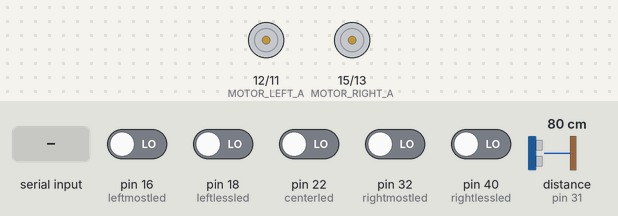
This program was run on a simulated Raspberry Pi (header pin numbers). On the bench: motor-driver pin pairs drawn as motors (green arrow = first pin HIGH = forward, orange = second pin HIGH = backward, longer = more drive, scaled by the enable pin). Inputs (shaded band) come from the test bench; at power-on: pin 16 (leftmostled), pin 18 (leftlessled), pin 22 (centerled), pin 32 (rightmostled), pin 40 (rightlessled) LOW, distance to the obstacle (sensor on pin 31) 80 cm. The echo pulse lasts 58.3 µs per cm; the clock reads 2024-03-15 10:24:30 at power-on unless the program sets it; what the program prints to the terminal is not drawn.

Above: at 1.2 s.
1.3 s: "l" typed at the terminal, then Enter
At 2.2 s:
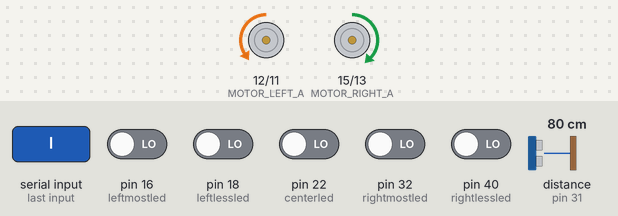
2.8 s: pin 16 (leftmostled) driven HIGH and pin 18 (leftlessled) driven HIGH and pin 22 (centerled) driven HIGH and pin 32 (rightmostled) driven HIGH and pin 40 (rightlessled) driven HIGH
At 4.1 s:
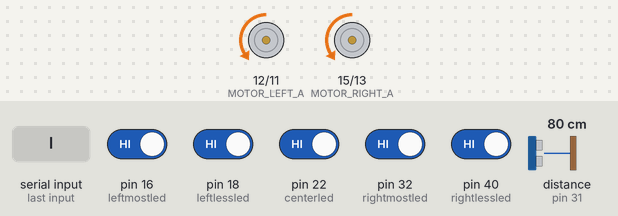
4.5 s: pin 22 (centerled) driven LOW
At 5.8 s:
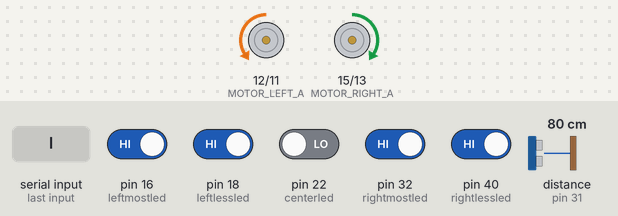
6.1 s: pin 22 (centerled) driven HIGH
At 6.5 s:
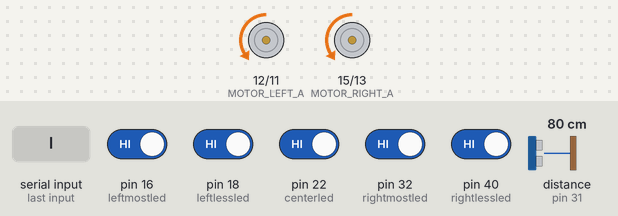
Timing chart, 0 to 8.7 s (numbered marks = the images above; inputs shaded):
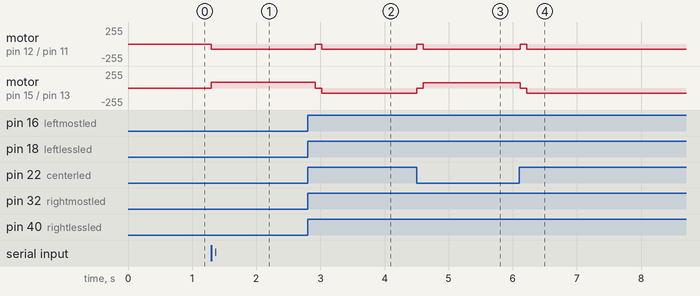

The program:

driver.py
```python
######################################################################
#작성일: 11/1
#마지막 변경일: 11/1
#작성자: 20132885 손태선
#기능: 차를 운전함. 실행파일
#입력: 좌회전 또는 우회전 키보드 입력
#출력: car module로 방향, 속도 출력
######################################################################
'''운전자가 휠을 돌리고 엑셀을 밟는 것 처럼 차에 신호를 보냅니다.
이렇게 car와 driver를 나누면 이후 추가될 다른 요구에도 driver의
행동만 바꾸면 되니 car 모듈을 수정할 필요가 없습니다.

예시 코드와의 차이점
1.자동차에서 해결해야 할 일부 기능을 여기서 해결하던 점 수정 (GPIO.setwarnings(false))
2.주행환경이 바뀔때 마다 출력의 세부수치를 바꿔줘야 하기 때문에
자주 수정할 수 있는 여기서 차량의 전후진, 회전을 결정

'''

import car
import trackingModule
import ultraModule
from time import sleep

def stop():
	'''정지

	차를 정지합니다. car.turnOff()를 부르면 아예 GPIO를 clean시키기 때문에 일시정지에 사용합니다.
	'''
	car.engine(True, True, 0, 0)

def swing_turn(direction, speed):
	'''스윙 턴

	direction이 True이면 left, False이면 right으로 swing turn
	'''
	car.engine(True, True, speed * (not direction), speed * direction)

def point_turn(direction, speed):
	'''포인트 턴

	direction이 True이면 left, False이면 right으로 point turn
	'''
	car.engine(not direction, direction, speed, speed)


def avoid(direction):
	'''장애물 회피 comment 입력 필요'''
	#dummy code
	stop()
	sleep(1)
	#return 0
	#sample code, 아마 도착시 대각선으로 닿아 있는 편이 좋을 듯
	if direction == 'l':
		stop()
		sleep(0.1)


		#회전
		car.engine(True, False, 0, 30)
		sleep(1)
		car.engine(False, False, 10, 50)#휘어서 후진? 그냥 후진?
		while not trackingModule.bitCount()>=3:
			pass
		stop()
		sleep(1)
		car.engine(False, False, 0, 30)
		while ultraModule.getDistance()<30:
			pass
		sleep(0.5)#쪼끔만 더 돌자
		stop()
		sleep(0.1)

		#전진
		car.engine(True, True, 20, 60)
		#sleep(1)
		while not trackingModule.bit16():
			pass
		stop()
		sleep(1)


def lineTracking(speed):
	'''선을 따라 주행 comment 입력 필요

	r은 내부 l는 외부주행
	내부 주행 외부 주행은 서로 요구하는 led방향이 반대
	reverse 여부는 바퀴 출력 순서 반대
	평가 요구사함
	바깥은 좌회전으로
	내부는 우회전으로
	즉 서로 led와 바퀴 출력 순서가 반대

	둘다 안들어온다면 지그재그 주행
	'''

	bit= trackingModule.navigator()
	print(bit)

	if bit==0 or bit==1 or bit ==3 or bit==24 or bit ==16:
		stop()
		sleep(0.1)
		whereToBack=True
		if trackingModule.getBeforeBit()>6:
			whereToBack=False


		#trackingModule.navigator()


		point_turn(whereToBack, speed)
		print(whereToBack)
		counter=0

		#trackingModule.navigator()


		while not trackingModule.bit4():
			counter+=1
			print(counter)
			if counter%1500==0:
				point_turn(whereToBack, speed)
			elif counter>60000:
				car.engine(True, True, speed, speed)
				counter=0
		stop()
		sleep(0.1)

		car.engine(True, True, speed, speed)
	#trackingModule.navigator()
	return True


if __name__ == "__main__":
	try:
		Tmode=input("choose 'l or 'r'")
		dis=16###수정해도 됨
		#차 시동을 건다.
		car.startUp()
		endline= True
		if Tmode =='l':
			car.engine(True, True, 30, 35)
		else:
			car.engine(True, True, 35, 30)
		sleep(0.1)

		while endline:
			distance = ultraModule.getDistance()###초음파센서
			print("current distance: ", distance)
			if 4< distance < dis:
				print(distance)
				#avoid(Tmode)
			else:
				endline = lineTracking(30)

		#차 시동을 끈다.
		car.turnOff()
	#ctrl + c 키로 종료한 경우
	except KeyboardInterrupt:
		print("강제종료 하셨습니다.")
	#오류로 인한 종료 시 시동끄기 함수 호출. 없다면 오류로 프로그램이 종료된 이후에도 바퀴가 돌 수 있다.
	finally:
		car.turnOff()
```

car.py
```python
######################################################################
#작성일: 11/1
#마지막 변경일: 11/1
#작성자: 20132885 손태선
#기능: 시동을 검. 움직임. 시동을 끔
#입력: 차의 방향, 속도
#출력: 차량이 움직임
######################################################################
'''자동차의 기본 기능을 구현해놓은 car 모듈 입니다. Motor Driver에 검은 선이 위, 붉은 선이 아래인 형태입니다.
	예시로 올라온 코드와의 차이점
	1.방향에 True, False값을 직접 넣어주기에 REVERSE함수가 필요없다.
	2.마찬가지 이유로 방향을 저장해두는 변수인 forward0,1 , backward0,1또한 필요없다.
	3.오른쪽 모터와 왼쪽 모터의 방향을 한번에 정하기에 rightmotor와 leftmotor 함수가
	  setDirection 함수로 합쳐졌다.
	4.car 자체에 go_forward go_backward는 없고 엔진의 속력과 방향을 정해주는 engine
	  함수 밖에 없다.
	5.시간 조절도 driver가 결정해 sleep 함수도 부르지 않는다.
'''

import RPi.GPIO as GPIO

GPIO.setmode(GPIO.BOARD)
GPIO.setwarnings(False)

#const variable
MOTOR_LEFT_A = 12
MOTOR_LEFT_B = 11
MOTOR_LEFT_PWM = 35

MOTOR_RIGHT_A = 15
MOTOR_RIGHT_B = 13
MOTOR_RIGHT_PWM = 37


#base setting
#set left motor pin to output
GPIO.setup(MOTOR_LEFT_A, GPIO.OUT)
GPIO.setup(MOTOR_LEFT_B, GPIO.OUT)
GPIO.setup(MOTOR_LEFT_PWM, GPIO.OUT)

#set right moto pin to output
GPIO.setup(MOTOR_RIGHT_A, GPIO.OUT)
GPIO.setup(MOTOR_RIGHT_B, GPIO.OUT)
GPIO.setup(MOTOR_RIGHT_PWM, GPIO.OUT)

#create PWM
LeftPwm=GPIO.PWM(MOTOR_LEFT_PWM, 100)
RightPwm=GPIO.PWM(MOTOR_RIGHT_PWM, 100)

#public method

def startUp():
	'''start the car

	set both side of Pwm started
	'''
	LeftPwm.start(0)
	RightPwm.start(0)
	print("Vroom!")


def engine(leftDirection, rightDirection, leftSpeed, rightSpeed):
	'''set engine to move

	called function: setDirection and setSpeed
	'''
	setDirection(leftDirection, rightDirection)
	setSpeed(leftSpeed, rightSpeed)

def turnOff():
	'''turn off the car

	Pwm off
	change speed to 0
	clean GPIO for car
	'''
	GPIO.output(MOTOR_LEFT_PWM, GPIO.LOW)
	GPIO.output(MOTOR_RIGHT_PWM, GPIO.LOW)
	LeftPwm.ChangeDutyCycle(0)
	RightPwm.ChangeDutyCycle(0)
	GPIO.cleanup()
	print("turn off")


#private method
def setDirection(leftDirection, rightDirection):
	'''set true false value to the motor

	Motors need True, False value for operating
	'''
	GPIO.output(MOTOR_LEFT_A, not leftDirection)
	GPIO.output(MOTOR_LEFT_B, leftDirection)
	GPIO.output(MOTOR_RIGHT_A, rightDirection)
	GPIO.output(MOTOR_RIGHT_B, not rightDirection)


def setSpeed(leftSpeed, rightSpeed):
	'''change motor speed

	Set motor operating and then, change the speed
	'''
	GPIO.output(MOTOR_LEFT_PWM, GPIO.HIGH)
	GPIO.output(MOTOR_RIGHT_PWM, GPIO.HIGH)
	LeftPwm.ChangeDutyCycle(leftSpeed)
	RightPwm.ChangeDutyCycle(rightSpeed)
```

trackingModule.py
```python
#########################################################################
### Date: 2017/10/13 file name: trackingModule.py Purpose: this code has
### been generated for the five-way tracking sensor
###         to perform the decision of direction
###
#########################################################################

# =======================================================================
# import GPIO library and time module
# =======================================================================
import RPi.GPIO as GPIO
import time

# =======================================================================
#  set GPIO warnings as false
# =======================================================================
GPIO.setwarnings(False)

# =======================================================================
# set up GPIO mode as BOARD
# =======================================================================
GPIO.setmode(GPIO.BOARD)


# =======================================================================
# declare the pins of 16, 18, 22, 40, 32 in the Rapberry Pi
# as the control pins of 5-way trackinmg sensor in order to
# control direction
#
#  leftmostled    leftlessled     centerled     rightlessled     rightmostled
#       16            18              22             40              32
#
# led turns on (1) : trackinmg sensor led detects white playground
# led turns off(0) : trackinmg sensor led detects black line

# leftmostled off : it means that moving object finds black line
#                   at the position of leftmostled
#                   black line locates below the leftmostled of the moving object
#
# leftlessled off : it means that moving object finds black line
#                   at the position of leftlessled
#                   black line locates below the leftlessled of the moving object
#
# centerled off : it means that moving object finds black line
#                   at the position of centerled
#                   black line locates below the centerled of the moving object
#
# rightlessled off : it means that moving object finds black line
#                   at the position of rightlessled
#                   black line locates below the rightlessled  of the moving object
#
# rightmostled off : it means that moving object finds black line
#                   at the position of rightmostled
#                   black line locates below the rightmostled of the moving object
# =======================================================================

leftmostled=16
leftlessled=18
centerled=22
rightlessled=40
rightmostled=32


# =======================================================================
# because the connetions between 5-way tracking sensor and Rapberry Pi has been
# established, the GPIO pins of Rapberry Pi
# such as leftmostled, leftlessled, centerled, rightlessled, and rightmostled
# should be clearly declared whether their roles of pins
# are output pin or input pin
# since the 5-way tracking sensor data has been detected and
# used as the input data, leftmostled, leftlessled, centerled, rightlessled, and rightmostled
# should be clearly declared as input
#
# =======================================================================

GPIO.setup(leftmostled, GPIO.IN)
GPIO.setup(leftlessled, GPIO.IN)
GPIO.setup(centerled,   GPIO.IN)
GPIO.setup(rightlessled, GPIO.IN)
GPIO.setup(rightmostled, GPIO.IN)


# =======================================================================
# GPIO.input(leftmostled) method gives the data obtained from leftmostled
# leftmostled returns (1) : leftmostled detects white playground
# leftmostled returns (0) : leftmostled detects black line
#
#
# GPIO.input(leftlessled) method gives the data obtained from leftlessled
# leftlessled returns (1) : leftlessled detects white playground
# leftlessled returns (0) : leftlessled detects black line
#
# GPIO.input(centerled) method gives the data obtained from centerled
# centerled returns (1) : centerled detects white playground
# centerled returns (0) : centerled detects black line
#
# GPIO.input(rightlessled) method gives the data obtained from rightlessled
# rightlessled returns (1) : rightlessled detects white playground
# rightlessled returns (0) : rightlessled detects black line
#
# GPIO.input(rightmostled) method gives the data obtained from rightmostled
# rightmostled returns (1) : rightmostled detects white playground
# rightmostled returns (0) : rightmostled detects black line
#
# =======================================================================


def navigator():
	'''return current position'''
	bit=(not GPIO.input(leftmostled))+(not GPIO.input(leftlessled)) * 2 + (not GPIO.input(centerled)) * 4 + (not GPIO.input(rightlessled))*8 + (not GPIO.input(rightmostled))*16

	if bit==8 or bit>15 or 0<bit<3:
		recentBit[1]=recentBit[0]
		recentBit[0]=bit
	return bit

def bit1():
	return not GPIO.input(leftmostled)

def bit2():
	return not GPIO.input(leftlessled)

def bit4():
	return not GPIO.input(centerled)

def bit8():
	return not GPIO.input(rightlessled)

def bit16():
	return not GPIO.input(rightmostled)

def bitCount():
	return bit1() + bit2() + bit4() + bit8() + bit16()

def getBeforeBit():
	return recentBit[1]

#static variable
recentBit=[1, 1]

if __name__ == "__main__":
	while True:
		print(bitCount())
		print("write", navigator())
		print("read", recentBit)
```

ultraModule.py
```python
######################################################################
#작성일: 11/1
#마지막 변경일: 11/1
#작성자: 20132885 손태선
#기능: 정면의 장애물의 거리를 파악함.
#입력: 없음
#출력: 장애물의 거리
######################################################################


import RPi.GPIO as GPIO # import GPIO librery
import time

GPIO.setmode(GPIO.BOARD)

trig=33
echo=31

#ultrasonic sensor setting
GPIO.setup(trig,GPIO.OUT)
GPIO.setup(echo,GPIO.IN)

def getDistance():
    '''return obstacle's distance'''
    GPIO.output(trig,False)
    time.sleep(0.5)
    GPIO.output(trig,True)
    time.sleep(0.00001)
    GPIO.output(trig,False)
    while GPIO.input(echo)==0:
        pulse_start=time.time()
    while GPIO.input(echo)==1:
        pulse_end=time.time()
    pulse_duration=pulse_end-pulse_start
    distance=pulse_duration*17000
    distance=round(distance,2)
    return distance
```

Measured:
- after the input at 1.3 s, motor on pin 12 (MOTOR_LEFT_A) / pin 11 (MOTOR_LEFT_B): stopped → backward 77/255 at once; motor on pin 15 (MOTOR_RIGHT_A) / pin 13 (MOTOR_RIGHT_B): stopped → forward 89/255 at once
- after the input at 2.8 s, motor on pin 12 (MOTOR_LEFT_A) / pin 11 (MOTOR_LEFT_B): backward 77/255 → stopped after 0.12 s, → backward 77/255 0.10 s later; motor on pin 15 (MOTOR_RIGHT_A) / pin 13 (MOTOR_RIGHT_B): forward 89/255 → stopped after 0.12 s, → backward 77/255 0.10 s later
- after the input at 4.5 s, motor on pin 12 (MOTOR_LEFT_A) / pin 11 (MOTOR_LEFT_B): backward 77/255 → stopped at once, → backward 77/255 0.10 s later; motor on pin 15 (MOTOR_RIGHT_A) / pin 13 (MOTOR_RIGHT_B): backward 77/255 → stopped at once, → forward 77/255 0.10 s later
- after the input at 6.1 s, motor on pin 12 (MOTOR_LEFT_A) / pin 11 (MOTOR_LEFT_B): backward 77/255 → stopped at once, → backward 77/255 0.10 s later; motor on pin 15 (MOTOR_RIGHT_A) / pin 13 (MOTOR_RIGHT_B): forward 77/255 → stopped at once, → backward 77/255 0.10 s later
